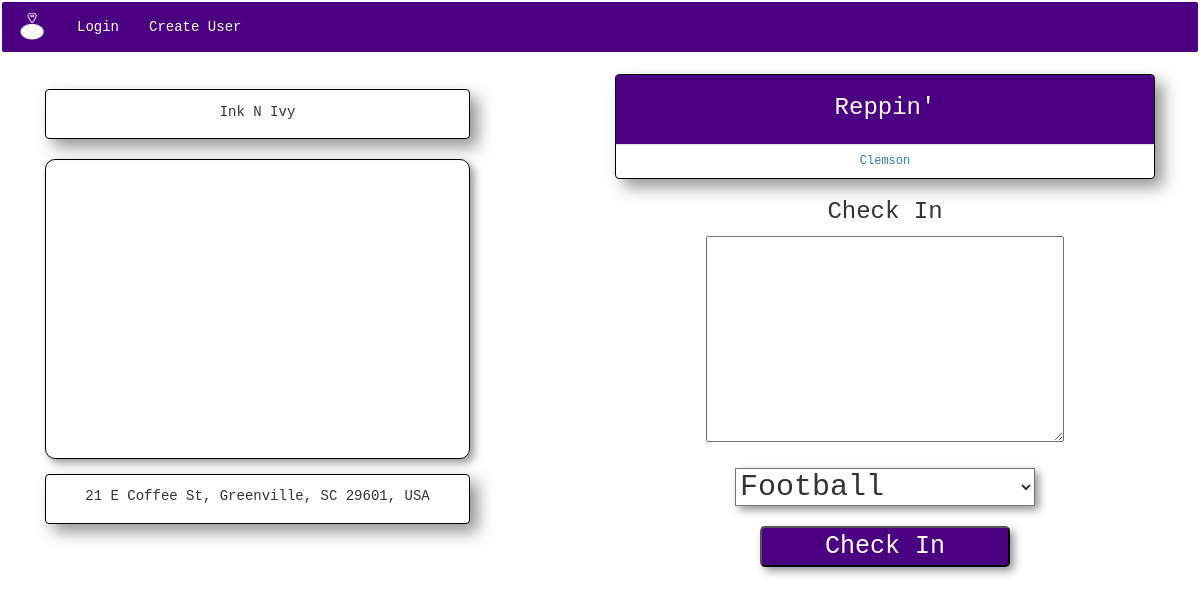
Page /football_location/2/checkins/ on the committed database.
### app/models.py (models this page shows, shortened)
class Location(models.Model):
    location_name = models.CharField(max_length=50, null=True, blank=True)
    location_city = models.CharField(max_length=50, null=True, blank=True)
    location_address = models.CharField(max_length=50, null=True, blank=True)
    location_zip = models.CharField(max_length=10, null=True, blank=True)
    geolocation = GeopositionField(null=True, blank=True)
    class Meta:
        ordering = ["location_name"]

class FootballTeam(models.Model):
    school = models.CharField(max_length=30)
    name = models.CharField(max_length=30)
    def __str__(self):
        return self.school
    class Meta:
        ordering = ["school"]

### app/views.py (the view, shortened to what this page needs)
# urls.py: url(r'^football_location/(?P<pk>\d+)/checkins/$', FootballCheckInListView.as_view(), name='football_checkin_list_view'),
class FootballCheckInListView(CreateView):
    model = CheckIn
    form_class = DebateForm
    second_form_class = CheckInForm
    template_name = "app/football_checkin_list.html"
    success_url = reverse_lazy("football_checkin_list_view")
    GEOPOSITION_GOOGLE_MAPS_API_KEY = os.environ["maps_key"]
    def get_context_data(self, **kwargs):
        context = super().get_context_data(**kwargs)
        location = self.kwargs.get('pk', None)
        locationid = Location.objects.get(id=location)
        location_debate = CheckIn.objects.filter(checkin_location_id=location)
        teams = FootballTeam.objects.filter(pk__in=set(self.get_queryset().values_list("checkin_user__profile__football", flat=True)))
        users_pk = self.get_queryset().values_list("checkin_user__pk", flat=True).distinct()
        context["teams"] = FootballTeam.objects.filter(pk__in=set(self.get_queryset().values_list("checkin_user__profile__football", flat=True)))
        context["users_pk"] = self.get_queryset().values_list("checkin_user__pk", flat=True)
        context["location"] = Location.objects.get(id=location)
        context["debates"] = Debate.objects.filter(debate_location_id=location)
        context["object_list"] = self.get_queryset()
        context['debateform'] = self.form_class()
        context['checkinform'] = self.second_form_class()
        context["key"] = GEOPOSITION_GOOGLE_MAPS_API_KEY
        return context
    def get_queryset(self):
        location = self.kwargs.get('pk', None)
        return CheckIn.objects.filter(checkin_location_id=location)

### app/models.py
class DebateForm(ModelForm):
    class Meta:
        model = Debate
        fields = ["debate_body"]

class CheckInForm(ModelForm):
    class Meta:
        model = CheckIn
        fields = ["checkin_body", "checkin_type"]

### templates/app/football_checkin_list.html (shortened to what this page needs)
{% extends "base.html" %}
{% block content %}
<body>
<div class="col-md-6">
  <div class="center-column">
    <div id="locationname" class="panel panel-default">
      <div class="panel-body">
        {{ location.location_name }} <br><br>
      </div>
    </div>
  </div>
  <div id="map-canvas"></div>
  <div class="center-column">
    <div id="address" class="panel panel-default">
      <div class="panel-body">
        {{ location.location_address }} <br><br>
      </div>
    </div>
  </div>
</div>
<div class="col-md-6">
  <div class="center">
    <div class="panel panel-default">
      <div class="panel-heading">
        <h3>Reppin'</h3>
      </div>
      <ul class="list-group">
      {% for team in teams %}
      <li id="nobottom" class="list-group-item"><a href="{% url 'football_checkin_details_list_view' location.pk %}?team={{ team.school }}"><h6>{{ team.school }}</h6></a></li>
      {% endfor %}
      </ul>
  </div>
</div>
{% if request.user.id not in users_pk %}
<div class="center">
  <h3>Check In</h3>
<form class="" action="" method="post">
  {{ checkinform.checkin_body }} <br><br>
  {{ checkinform.checkin_type }} <br><br>
  <input class="button" type="submit" name="checkinform" value="Check In">
  </div>
</div>
{% endif %}
</body>
{% endblock %}

### app/static/app/css/app.css (style rules this page uses)
html, body { min-height : 100%; font-family: courier; background-image: url("https://s3-us-west-2.amazonaws.com/fanatik/app/sportsfans2.png"), url("https://s3-us-west-2.amazonaws.com/fanatik/app/map_background.png"); background-repeat: no-repeat, repeat; background-position: center bottom, 200% 100%; background-size: 100% auto, 100% auto; background-attachment: fixed; }
#locationname { height: 50px; width: 425px; line-height: 15px; text-align: center; }
#address { height: 50px; width: 425px; line-height: 12px; text-align: center; }
.center { text-align: center; }
input[type="submit"] { width: 250px; font-size: 25px; }
.button { border-radius: 5px; background-color: indigo; color: white; box-shadow: 4px 4px 8px rgba(0, 0, 0, 0.42); }
form { margin: 500; }
.panel .panel-heading { background-color: indigo; color: white; height: 70px; padding-top: 0.1px; text-align: center; }
.panel.panel-default { box-shadow: 8px 8px 16px rgba(0, 0, 0, 0.42); border: 1px solid black; }
.list-group-item { position: relative; padding: 0px 10px; line-height: 2em; border: 1px solid black; font-size: 15px; vertical-align: text-top; }
#map-canvas { border-radius: 10px; border: 1px solid black; box-shadow: 4px 4px 8px rgba(0, 0, 0, 0.42); }
#id_checkin_type { -webkit-appearance: menulist-button; width: 300px; font-size: 30px; box-shadow: 4px 4px 8px rgba(0, 0, 0, 0.42); background-color: white; }
.center-column { display: block; margin: 15px auto; }

### templates/app/football_checkin_list.html (style rules this page uses)
#map-canvas { height: 300px; width: 425px; }

### rows in the picture
Location: location_name "Ink N Ivy", location_address "21 E Coffee St, Greenville, SC 29601, USA"
FootballTeam: school "Clemson"
